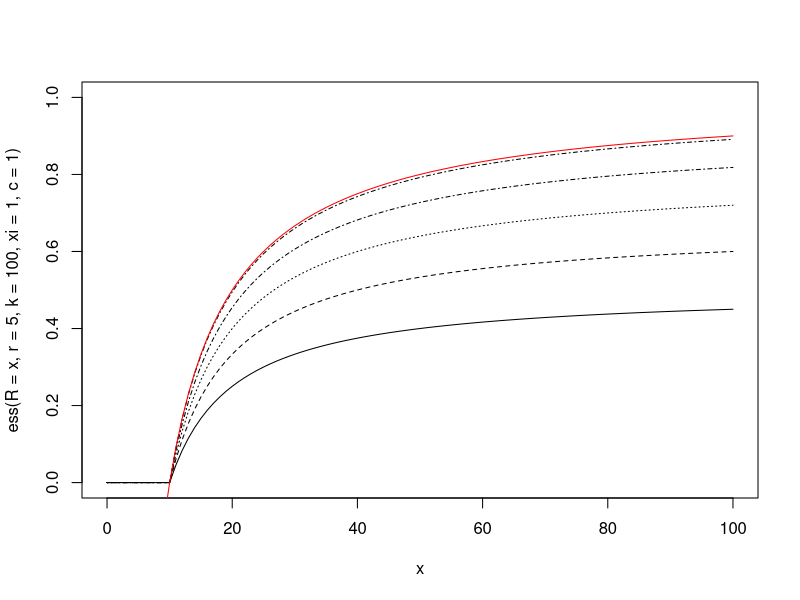
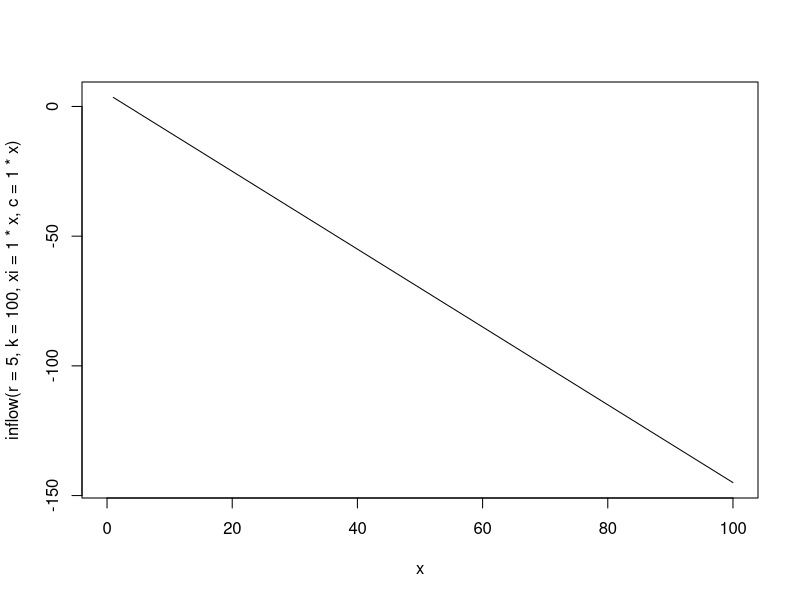
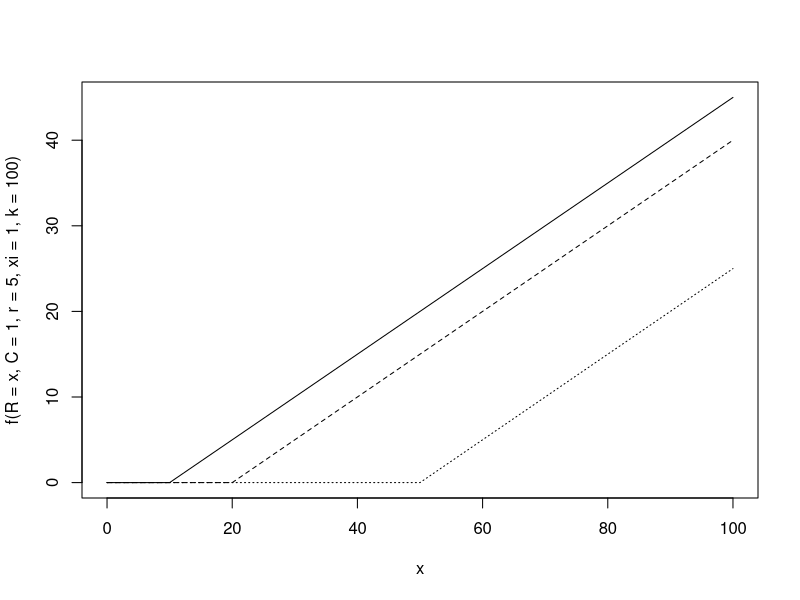
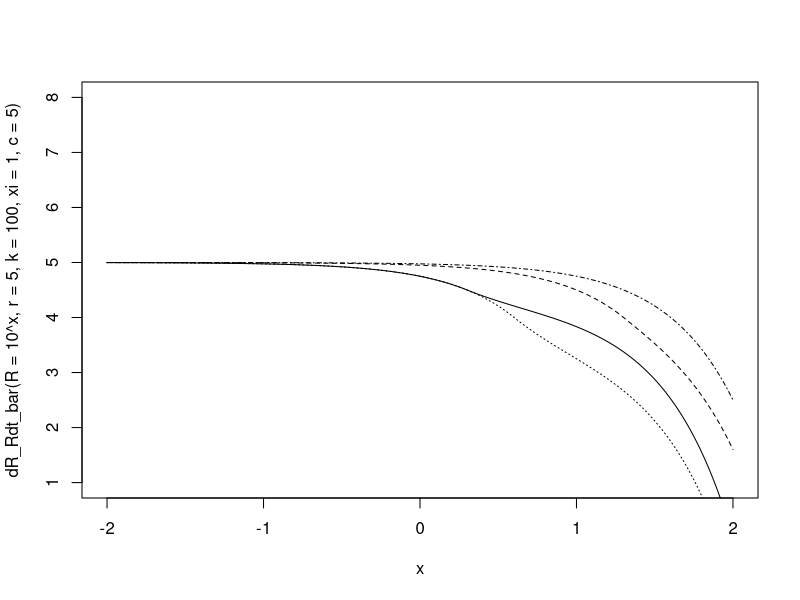
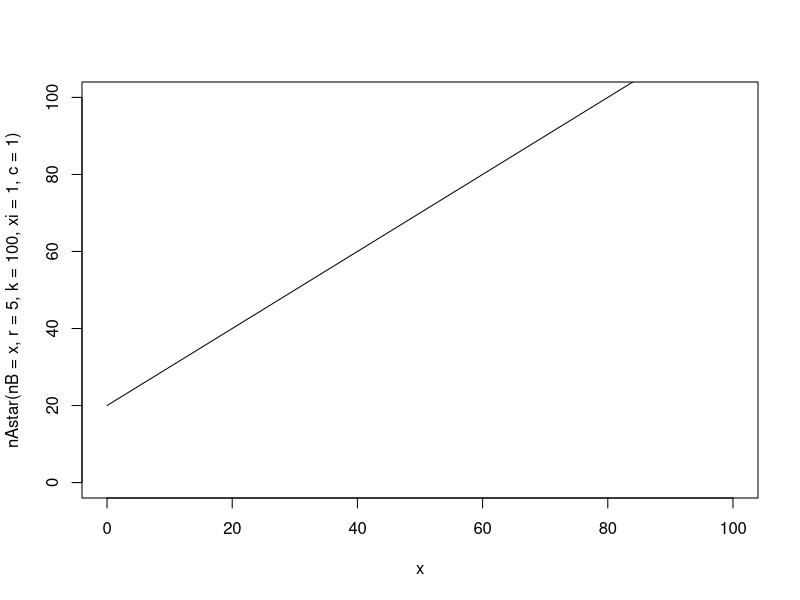
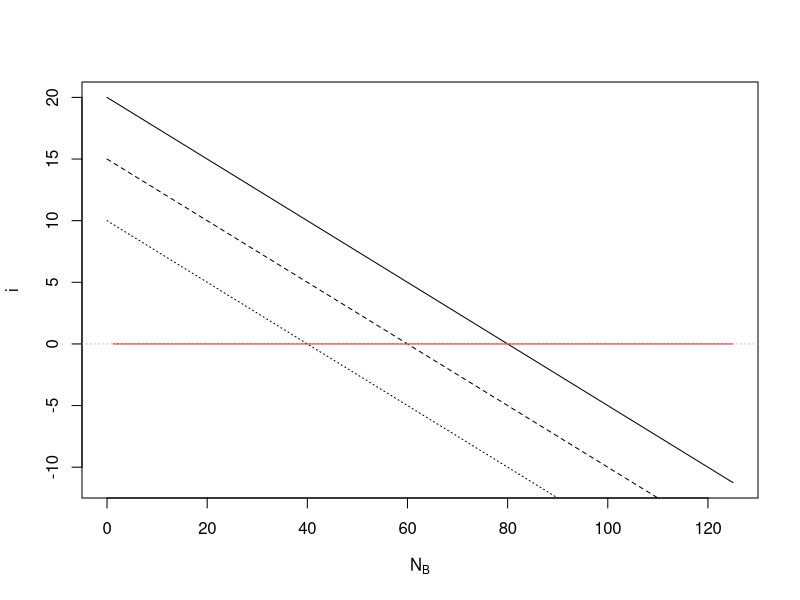
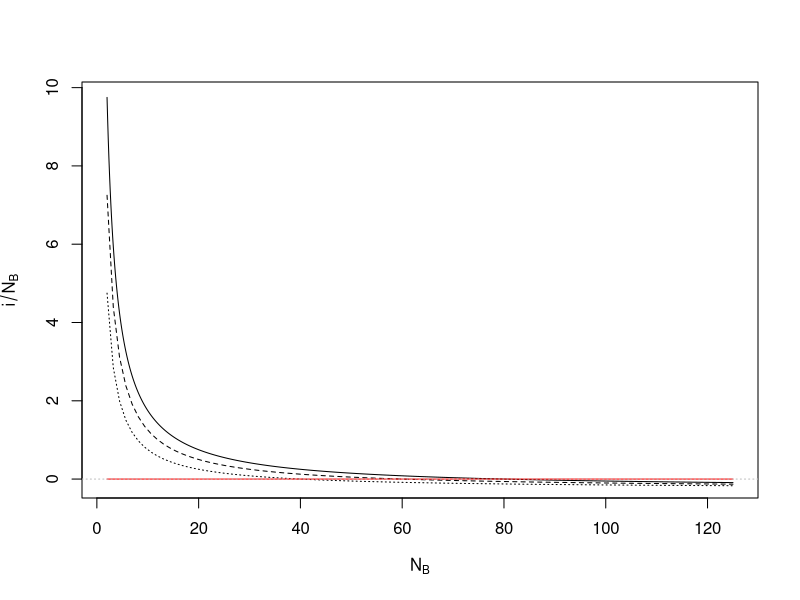
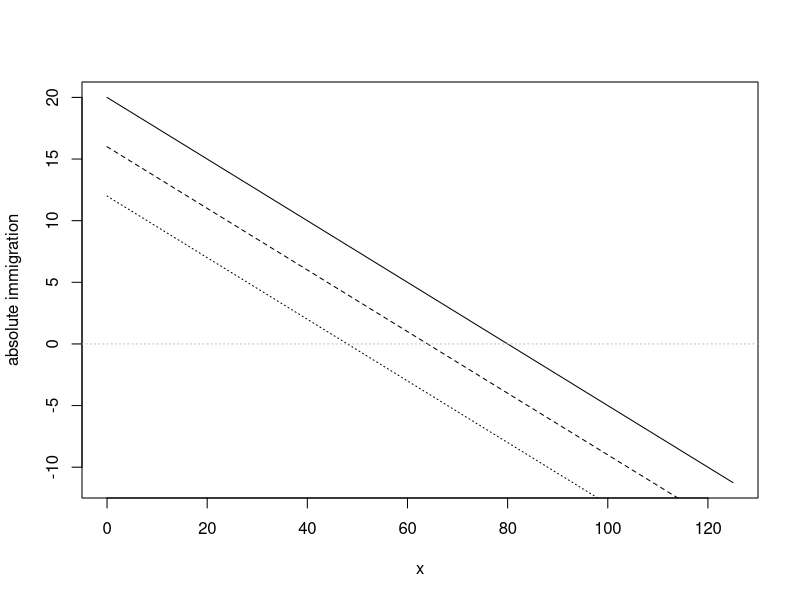

The R source for these figures, in order:
### Effects of refuges on attack rates and functional response ###

# Functions ---------------------------------------------------------------

ess <- function(R,r,k,xi,c){
  p <- 1/(1+c)*(c-xi*k/(2*r*R))
  p[p<=0] <- 0
  p[p>=1] <- 1
  return(p)
}

drdtheta <- function(R,r,k,xi,c,theta){
  2*r*R*(theta*(1+c)-c)/k - xi
}

Rstar <- function(r,k,xi,c){
  xi*k/(2*r*c)
}

dR_Rdt <- function(R,r,k,xi,c){
  r*(1-c*R/k) - xi
}

inflow <- function(r,k,xi,c){
  R_A <- Rstar(r,k,xi,c)
  dR_Rdt(R=R_A,r,k,xi,c)
}

thetastar <- function(c){
  c/(1+c)
}

f <- function(R,C,r,k,xi=1,c=1){
  theta <- ess(R,r,k,xi*C,c)
  theta * R
}

dR_Rdt_bar <- function(R,r,k,xi,c){
  theta <- ess(R,r,k,xi,c)
  (1-theta) * dR_Rdt((1-theta)*R,r,k,xi=0,c) + theta * dR_Rdt(theta*R,r,k,xi,c=1)
}

nAstar <- function(nB,r,k,xi,c){
  1/c*(xi*k/r+nB)
}

irate <- function(nB,r,k,xi,c){
  nA <- nAstar(nB,r,k,xi,c)
  theta <- ess(nA+nB,r,k,xi,c)
  theta * dR_Rdt(nA,r,k,xi=0,c) * nA - (1-theta) * dR_Rdt(nB,r,k,xi,c=1) * nB
}

# gain from protected - loss of increase to protected
# = A production * allocation determined by theta

# dR_dt_plus <- function(nB,r,k,xi,c){
#   dR_Rdt(nB,r,k,xi,c)*nB + irate(nB,r,k,xi,c)
# }

dR_dt_plus <- function(nB,r,k,xi,c,xi2=0){
  nA <- nAstar(nB,r,k,xi,c)
  theta <- ess(nA+nB,r,k,xi,c)
  theta * ( dR_Rdt(nA,r,k,xi=0,c)*nA + (dR_Rdt(nB,r,k,xi,c=1)-xi2)*nB )
}

# Optimal habitat selection -----------------------------------------------

curve(ess(R=x,r=5,k=100,xi=1,c=1),xlim=c(0,100),ylim=c(0,1))
curve(ess(R=x,r=5,k=100,xi=2,c=2),add=T,lty=2)
curve(ess(R=x,r=5,k=100,xi=4,c=4),add=T,lty=3)
curve(ess(R=x,r=5,k=100,xi=10,c=10),add=T,lty=4)
curve(ess(R=x,r=5,k=100,xi=100,c=100),add=T,lty=4)
curve((x-10)/x,add=T,col="red")

Rstar(r=5,k=100,xi=1,c=1)
curve(inflow(r=5,k=100,xi=1*x,c=1*x),xlim=c(0,100))
thetastar(c=100)

curve(f(R=x,C=1,r=5,xi=1,k=100),xlim=c(0,100))
curve(f(R=x,C=2,r=5,xi=1,k=100),add=T,lty=2)
curve(f(R=x,C=5,r=5,xi=1,k=100),add=T,lty=3)

curve(dR_Rdt_bar(R=10^x,r=5,k=100,xi=1,c=5),xlim=c(-2,2),ylim=c(1,8),n=10^3)
curve(dR_Rdt_bar(R=10^x,r=5,k=100,xi=2,c=1),add=T,lty=2,n=10^3)
curve(dR_Rdt_bar(R=10^x,r=5,k=100,xi=2,c=5),add=T,lty=3,n=10^3)
curve(dR_Rdt_bar(R=10^x,r=5,k=100,xi=0,c=1),add=T,lty=4,n=10^3)

curve(nAstar(nB=x,r=5,k=100,xi=1,c=1),xlim=c(0,100),ylim=c(0,100),n=10^3)

# Immigration rates -------------------------------------------------------

### varying intercept (r and k in the same way)

curve(irate(nB=x,r=5,k=100,xi=1,c=1),xlim=c(0,125),n=10^3,
      xlab=expression(N[B]),ylab="i")
curve(irate(nB=x,r=0.8*5,k=0.8*100,xi=1,c=1),add=T,lty=2)
curve(irate(nB=x,r=0.6*5,k=0.6*100,xi=1,c=1),add=T,lty=3)
curve(irate(nB=x,r=5,k=100,xi=0,c=1),add=T,col="red")
  # B is independent of A when have identical growth functions
abline(h=0,lty=3,col="gray")

curve(irate(nB=x,r=5,k=100,xi=1,c=1)/x,xlim=c(2,125),n=10^3,
      xlab=expression(N[B]),ylab=expression(i/N[B]))
curve(irate(nB=x,r=0.8*5,k=0.8*100,xi=1,c=1)/x,add=T,lty=2)
curve(irate(nB=x,r=0.6*5,k=0.6*100,xi=1,c=1)/x,add=T,lty=3)
curve(irate(nB=x,r=5,k=100,xi=0,c=1)/x,add=T,col="red")
abline(h=0,lty=3,col="gray")

  # but this assumes that all individuals produced by A will move to B
  # how to siphon-off the individuals that stay in A, 
  # (as well as those that move from B->A)?

### varying k

curve(irate(nB=x,r=5,k=100,xi=1,c=1),xlim=c(0,125),n=10^3,
      ylab="absolute immigration")
curve(irate(nB=x,r=5,k=0.8*100,xi=1,c=1),add=T,lty=2)
curve(irate(nB=x,r=5,k=0.6*100,xi=1,c=1),add=T,lty=3)
  # NB: this is changing the k of *both* protected and exposed by the same fraction
abline(h=0,lty=3,col="gray")

### varying relative intercept (consumption)

curve(irate(nB=x,r=5,k=100,xi=2,c=1),xlim=c(0,125),n=10^3,
      ylab="absolute immigration")
curve(irate(nB=x,r=5,k=100,xi=1,c=1),add=T,lty=2)
curve(irate(nB=x,r=5,k=100,xi=0.5,c=1),add=T,lty=3)
  # higher consumption rate ->
  #   higher immigration at low B densities (because more sheltering in A)
  #   lower immigration at higher B densities (because more leave for A)
abline(h=0,lty=3,col="gray")

### varying relative k 

curve(irate(nB=x,r=5,k=100,xi=1,c=1),xlim=c(0,125),n=10^3,
      ylab="absolute immigration")
curve(irate(nB=x,r=5,k=100,xi=1,c=2),add=T,lty=2)
curve(irate(nB=x,r=5,k=100,xi=1,c=5),add=T,lty=3)
  # smaller k -> protected acts more like constant immigration
abline(h=0,lty=3,col="gray")

# Overall growth rate -----------------------------------------------------

curve(dR_dt_plus(nB=x,r=5,k=100,xi=0.5,c=1),xlim=c(0,125),n=10^3,
      xlab=expression(N[B]),ylab=expression(delta*N[B]/delta*t)
      )
curve(dR_dt_plus(nB=x,r=5,k=100,xi=1,c=1),n=10^3,add=T,lty=2)
curve(dR_dt_plus(nB=x,r=5,k=100,xi=2,c=1),n=10^3,add=T,lty=3)

curve(dR_Rdt(R=x,r=5,k=100,xi=0.5,c=1)*x,n=10^3,add=T,lty=1,col="red")
curve(dR_Rdt(R=x,r=5,k=100,xi=1,c=1)*x,n=10^3,add=T,lty=2,col="red")
curve(dR_Rdt(R=x,r=5,k=100,xi=2,c=1)*x,n=10^3,add=T,lty=3,col="red")

abline(h=0,lty=3,col="gray")
  # higher consumer pressure -> 
  #   higher immigration at low densities
  #   but lower growth at higher densities 
  #   (because of higher death rates and higher immmigration rates)
  # habitat selection -> stabilising:
  #   higher growth below K
  #   but lower growth above K

# Proportional refuge -----------------------------------------------------

curve(dR_dt_plus(nB=x,r=5,k=100,xi=0,c=1,xi2=1),xlim=c(0,125),n=10^3,
      xlab=expression(N[B]),ylab=expression(delta*N[B]/delta*t)
)
curve(dR_Rdt(x,r=5,k=100,xi=1,c=1)*x,add=T,col="red")

dR_dt_plus2 <- function(nB,r,k,xi,c){
  nA <- nAstar(nB,r,k,xi,c)
  theta <- ess(nA+nB,r,k,xi,c) # theta calculated using NEW variables
  theta * ( nA*(r*(1-c*nA/k)) +  nB*(r*(1-nB/k) - xi) )
}

dR_dt_plus3 <- function(nB,r,k,xi,c){
  ((-k * xi + k * r - nB * r) * (2* c *nB *r + k *xi + 2 *nB *r))/(2 *(c + 1)* k *r)
}

curve(dR_dt_plus2(nB=x,r=5,k=100,xi=0.5,c=1),xlim=c(0,125),n=10^3,
      xlab=expression(N[B]),ylab=expression(delta*N[B]/delta*t)
)
curve(dR_dt_plus2(nB=x,r=5,k=100,xi=1,c=1),n=10^3,add=T,lty=2)
curve(dR_dt_plus2(nB=x,r=5,k=100,xi=2,c=1),n=10^3,add=T,lty=3)

curve(dR_dt_plus3(nB=x,r=5,k=100,xi=0.5,c=1),xlim=c(0,125),n=10^3,
      xlab=expression(N[B]),ylab=expression(delta*N[B]/delta*t)
)
curve(dR_dt_plus3(nB=x,r=5,k=100,xi=1,c=1),n=10^3,add=T,lty=2)
curve(dR_dt_plus3(nB=x,r=5,k=100,xi=2,c=1),n=10^3,add=T,lty=3)


# Dynamic changes with consumer density -----------------------------------

# Is this similar to consumer interference?
#   Yes: lower feeding rates at higher consumer densities
#   No: affects DD of resource population too
